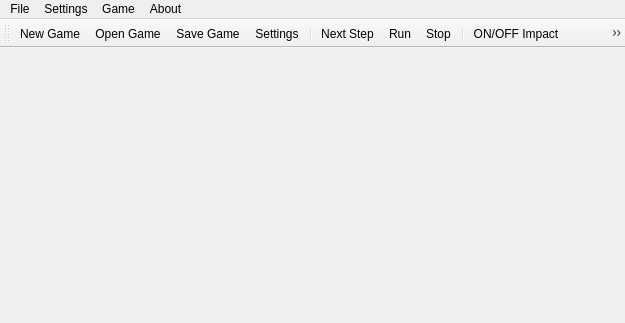
<?xml version="1.0" encoding="UTF-8"?>
<ui version="4.0">
 <class>MainWindow</class>
 <widget class="QMainWindow" name="MainWindow">
  <property name="geometry">
   <rect>
    <x>0</x>
    <y>0</y>
    <width>625</width>
    <height>323</height>
   </rect>
  </property>
  <property name="windowTitle">
   <string>Conway's Game </string>
  </property>
  <widget class="QWidget" name="widget">
   <property name="enabled">
    <bool>true</bool>
   </property>
   <property name="maximumSize">
    <size>
     <width>400</width>
     <height>209</height>
    </size>
   </property>
   <property name="baseSize">
    <size>
     <width>300</width>
     <height>300</height>
    </size>
   </property>
   <property name="tabletTracking">
    <bool>true</bool>
   </property>
   <property name="acceptDrops">
    <bool>true</bool>
   </property>
  </widget>
  <widget class="QMenuBar" name="menuBar">
   <property name="geometry">
    <rect>
     <x>0</x>
     <y>0</y>
     <width>625</width>
     <height>26</height>
    </rect>
   </property>
   <widget class="QMenu" name="menuFile">
    <property name="title">
     <string>File</string>
    </property>
    <addaction name="actionNew_File"/>
    <addaction name="actionOpen_File"/>
    <addaction name="separator"/>
    <addaction name="actionSave_Game"/>
   </widget>
   <widget class="QMenu" name="menuEdit">
    <property name="title">
     <string>Settings</string>
    </property>
    <addaction name="actionSettings"/>
    <addaction name="actionON_OFF_Impact"/>
    <addaction name="actionSet_XOR"/>
    <addaction name="actionSet_Replace"/>
   </widget>
   <widget class="QMenu" name="menuGame">
    <property name="title">
     <string>Game</string>
    </property>
    <addaction name="actionNext_Step"/>
    <addaction name="actionRun"/>
    <addaction name="actionStop"/>
    <addaction name="separator"/>
    <addaction name="actionClear"/>
   </widget>
   <widget class="QMenu" name="menuAbout">
    <property name="title">
     <string>About</string>
    </property>
    <addaction name="actionAbout_author"/>
   </widget>
   <addaction name="menuFile"/>
   <addaction name="menuEdit"/>
   <addaction name="menuGame"/>
   <addaction name="menuAbout"/>
  </widget>
  <widget class="QToolBar" name="mainToolBar">
   <attribute name="toolBarArea">
    <enum>TopToolBarArea</enum>
   </attribute>
   <attribute name="toolBarBreak">
    <bool>false</bool>
   </attribute>
   <addaction name="actionNew_File"/>
   <addaction name="actionOpen_File"/>
   <addaction name="actionSave_Game"/>
   <addaction name="actionSettings"/>
   <addaction name="separator"/>
   <addaction name="actionNext_Step"/>
   <addaction name="actionRun"/>
   <addaction name="actionStop"/>
   <addaction name="separator"/>
   <addaction name="actionON_OFF_Impact"/>
   <addaction name="actionSet_XOR"/>
   <addaction name="actionSet_Replace"/>
   <addaction name="separator"/>
   <addaction name="actionClear"/>
   <addaction name="actionAbout_author"/>
  </widget>
  <action name="actionNew_File">
   <property name="icon">
    <iconset>
     <normalon>:/ConwayGameRes/newFileIcon.png</normalon>
    </iconset>
   </property>
   <property name="text">
    <string>New Game</string>
   </property>
   <property name="toolTip">
    <string>Create a new game</string>
   </property>
   <property name="statusTip">
    <string>Create a new game</string>
   </property>
  </action>
  <action name="actionOpen_File">
   <property name="icon">
    <iconset>
     <normalon>:/ConwayGameRes/FileOpenIcon.png</normalon>
    </iconset>
   </property>
   <property name="text">
    <string>Open Game</string>
   </property>
   <property name="toolTip">
    <string>Upload saved game</string>
   </property>
   <property name="statusTip">
    <string>Upload saved game</string>
   </property>
  </action>
  <action name="actionSettings">
   <property name="icon">
    <iconset>
     <normalon>:/ConwayGameRes/settingsIcon.png</normalon>
    </iconset>
   </property>
   <property name="text">
    <string>Settings</string>
   </property>
   <property name="toolTip">
    <string>Edit Settings</string>
   </property>
   <property name="statusTip">
    <string>Edit Settings</string>
   </property>
  </action>
  <action name="actionNext_Step">
   <property name="icon">
    <iconset>
     <normalon>:/ConwayGameRes/nextStep.jpg</normalon>
    </iconset>
   </property>
   <property name="text">
    <string>Next Step</string>
   </property>
   <property name="toolTip">
    <string>Next Step</string>
   </property>
   <property name="statusTip">
    <string>Next Step</string>
   </property>
  </action>
  <action name="actionRun">
   <property name="icon">
    <iconset>
     <normalon>:/ConwayGameRes/run.jpg</normalon>
    </iconset>
   </property>
   <property name="text">
    <string>Run</string>
   </property>
   <property name="toolTip">
    <string>Run</string>
   </property>
   <property name="statusTip">
    <string>Run</string>
   </property>
  </action>
  <action name="actionClear">
   <property name="icon">
    <iconset>
     <normalon>:/ConwayGameRes/clear.jpg</normalon>
    </iconset>
   </property>
   <property name="text">
    <string>Clear</string>
   </property>
   <property name="toolTip">
    <string>Clear</string>
   </property>
   <property name="statusTip">
    <string>Clear Field</string>
   </property>
  </action>
  <action name="actionON_OFF_Impact">
   <property name="icon">
    <iconset>
     <normalon>:/ConwayGameRes/switcher.png</normalon>
    </iconset>
   </property>
   <property name="text">
    <string>ON/OFF Impact</string>
   </property>
   <property name="toolTip">
    <string>ON/OFF Impact</string>
   </property>
   <property name="statusTip">
    <string>ON/OFF Impact</string>
   </property>
  </action>
  <action name="actionStop">
   <property name="icon">
    <iconset>
     <normalon>:/ConwayGameRes/stopIcon.png</normalon>
    </iconset>
   </property>
   <property name="text">
    <string>Stop</string>
   </property>
   <property name="statusTip">
    <string>Stop</string>
   </property>
  </action>
  <action name="actionSet_XOR">
   <property name="icon">
    <iconset>
     <normalon>:/ConwayGameRes/xorMode.jpg</normalon>
    </iconset>
   </property>
   <property name="text">
    <string>Set XOR</string>
   </property>
   <property name="statusTip">
    <string>Set XOR</string>
   </property>
  </action>
  <action name="actionSet_Replace">
   <property name="icon">
    <iconset>
     <normalon>:/ConwayGameRes/replaceMode.png</normalon>
    </iconset>
   </property>
   <property name="text">
    <string>Set Replace</string>
   </property>
   <property name="statusTip">
    <string>Set Replace</string>
   </property>
  </action>
  <action name="actionAbout_author">
   <property name="icon">
    <iconset>
     <normalon>:/ConwayGameRes/about.png</normalon>
    </iconset>
   </property>
   <property name="text">
    <string>About author</string>
   </property>
   <property name="statusTip">
    <string>About author</string>
   </property>
  </action>
  <action name="actionSave_Game">
   <property name="icon">
    <iconset>
     <normalon>:/ConwayGameRes/saveIcon.jpg</normalon>
    </iconset>
   </property>
   <property name="text">
    <string>Save Game</string>
   </property>
   <property name="statusTip">
    <string>Save Game</string>
   </property>
  </action>
 </widget>
 <layoutdefault spacing="6" margin="11"/>
 <resources/>
 <connections/>
</ui>
